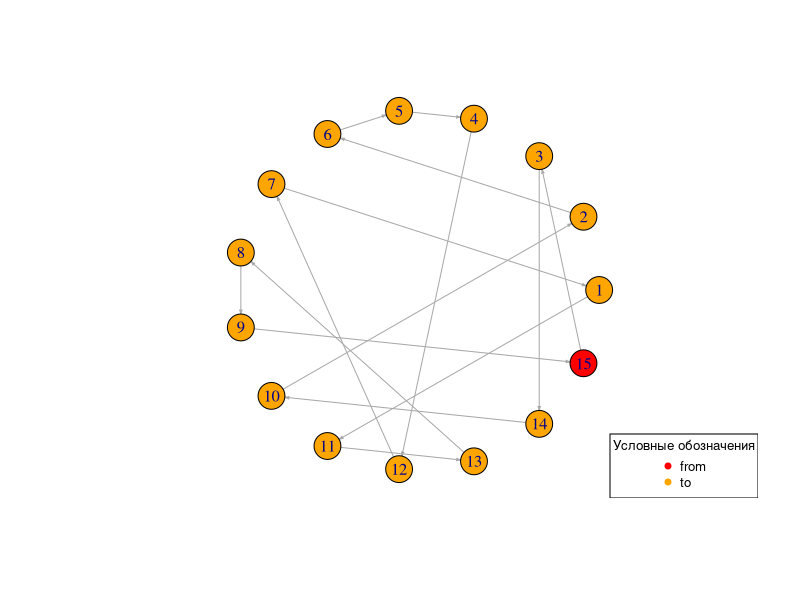

Source code (R):
library(igraph)
library(tidyverse)

set.seed(123) 
n = 15 
data = tibble(d = paste(1:n)) 

relations = tibble( 
  from = sample(data$d), 
  to = lead(from, default=from[1]) 
) 

graph = graph_from_data_frame(relations, directed = T, vertices = data)  

V(graph)$color <- ifelse(data$d == relations$from[1], "red", "orange") 

plot(graph, layout = layout.circle, edge.arrow.size = 0.2) 

legend("bottomright", legend = c("from", "to"), 
       col = c("red", "orange"),
       pch = c(21, 21), 
       pt.bg = c("red", "orange"),
       cex = 0.8, 
       title = "Условные обозначения")